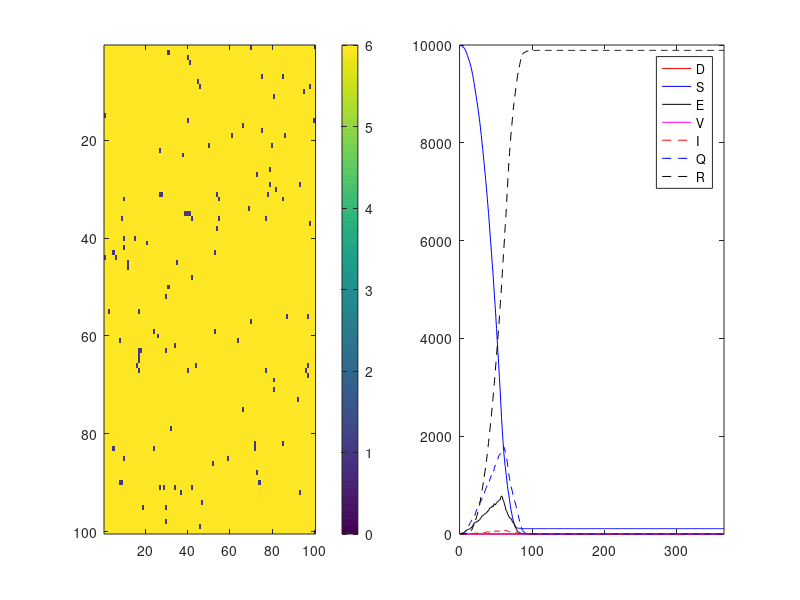

MATLAB code for this plot:
% Simulation of an SEIQR-V Epidemic Model based on the Heterogeneous 
% Cellular Automata
%
% Zhou Lvwen: zhou.lv.wen@gmail.com
% December 1, 2014
%

xn = 100; yn = 100;      % grid size: [xn, yn] = size(people)
nsteps = 365;            % total time steps. unit: day

%%  seven state of people:
%   D: death             0 
%   S: suscerptible      1
%   E: ensconced         2
%   V: vaccination       3
%   I: infected          4
%   Q: quarantine        5
%   R: recovered         6

[D, S, E, V, I, Q, R] = deal(0, 1, 2, 3, 4, 5, 6);
num = zeros(nsteps, 7);       % number of seven type people.

%% probability & period           
Ps2r = 0.0;        Ts2r = 7;  % suscerptible to recovered
Pe2q = 0.400;      Te2q = 4;  % ensconced to quarantine
Pe2i = 0.25;                  % ensconced to infected
Pi2q = 0.800;      Ti2q = 7;  % vaccination to infected
Pi2d = 0.002;                 % vaccination to death
Pq2d = 0.00625;               % quarantine to death
Pq2r = 0.998;      Tq2r = 7;  % quarantine to recovered
Pv2r = 0.85;                  % vaccination to revovered
Pr2s = 0.8;        Tr2s = 365;% recovered to suscerptible

%% init state of people array.
ppl = ones(xn, yn);      % people array
ppl(50,50) = E;
time = zeros(size(ppl)); % time: to record the duration of each state

%% orientation
north = [yn, 1:yn-1]; south = [2:yn, 1];
east  = [xn, 1:xn-1]; west  = [2:xn, 1];
%% distance of each orientation
dis = sqrt([ 2   1   2 ...
             1       1 ...
             2   1   2 ]);

%%
figure('position',[50,50,1200,400])

subplot(1,2,1)
hi = imagesc(ppl,[D,R]); colorbar;

subplot(1,2,2)
str={'r-','b-','k-','m-','r--','b--','k--'};
for i = 1:7
   h(i) =  plot(1:nsteps, num(:,i),str{i}); hold on;
end
legend('D', 'S', 'E', 'V', 'I', 'Q', 'R');  axis([0, nsteps, 0, xn*yn])

for t = 1:nsteps
    time = time + 1;
    
    nab(:,:,1) = ppl(north,east);   nab(:,:,2) = ppl(north,:);   nab(:,:,3) = ppl(north,west);
    nab(:,:,4) = ppl(  :  ,east);         pplt = ppl;            nab(:,:,5) = ppl(  :  ,west);
    nab(:,:,6) = ppl(south,east);   nab(:,:,7) = ppl(south,:);   nab(:,:,8) = ppl(south,west);
    
    powE = unifrnd(0.0, 0.5, xn, yn);
    powI = unifrnd(0.5, 1.0, xn, yn);
    resS = unifrnd(0.0, 1.0, xn, yn);
    
    Ps2e = zeros(size(ppl)); % probability of suscerptible to ensconced
    for i = 1:8
        probi = (nab(:,:,i)==E).* sqrt(dis(i).*powE.*(1-resS)) + ...
                (nab(:,:,i)==I).* sqrt(dis(i).*powI.*(1-resS));
        Ps2e = max(Ps2e, probi);
    end
    
    ppl( pplt==S & rand(xn,yn)<Ps2e                       ) = E;
    ppl( pplt==S & rand(xn,yn)<Ps2r & time>=Ts2r & ppl==S ) = R;
    
    ppl( pplt==E & rand(xn,yn)<Pe2q & time< Te2q          ) = Q;
    ppl( pplt==E & rand(xn,yn)<Pe2i & time>=Te2q & ppl==E ) = I;

    ppl( pplt==I & rand(xn,yn)<Pi2q & time< Ti2q          ) = Q;
    ppl( pplt==I & rand(xn,yn)<Pi2d & time>=Ti2q & ppl==I ) = D;
    
    ppl( pplt==Q & rand(xn,yn)<Pq2r & time>=Tq2r          ) = R;
    ppl( pplt==Q & rand(xn,yn)<Pq2d & time>=Tq2r & ppl==Q ) = D;
    
    ppl( pplt==R & rand(xn,yn)<Pr2s & time>=Tr2s          ) = S;
    
    time(ppl~=pplt) = 0;
    
    set(hi,'CData',ppl); 
    pplv = ppl(:);
    num(t,:) = sum([pplv==0 pplv==1 pplv==2 pplv==3 pplv==4 pplv==5 pplv==6]);
    for i = 1:7; set(h(i),'Xdata',1:t,'Ydata',num(1:t,i)); end
    drawnow
end